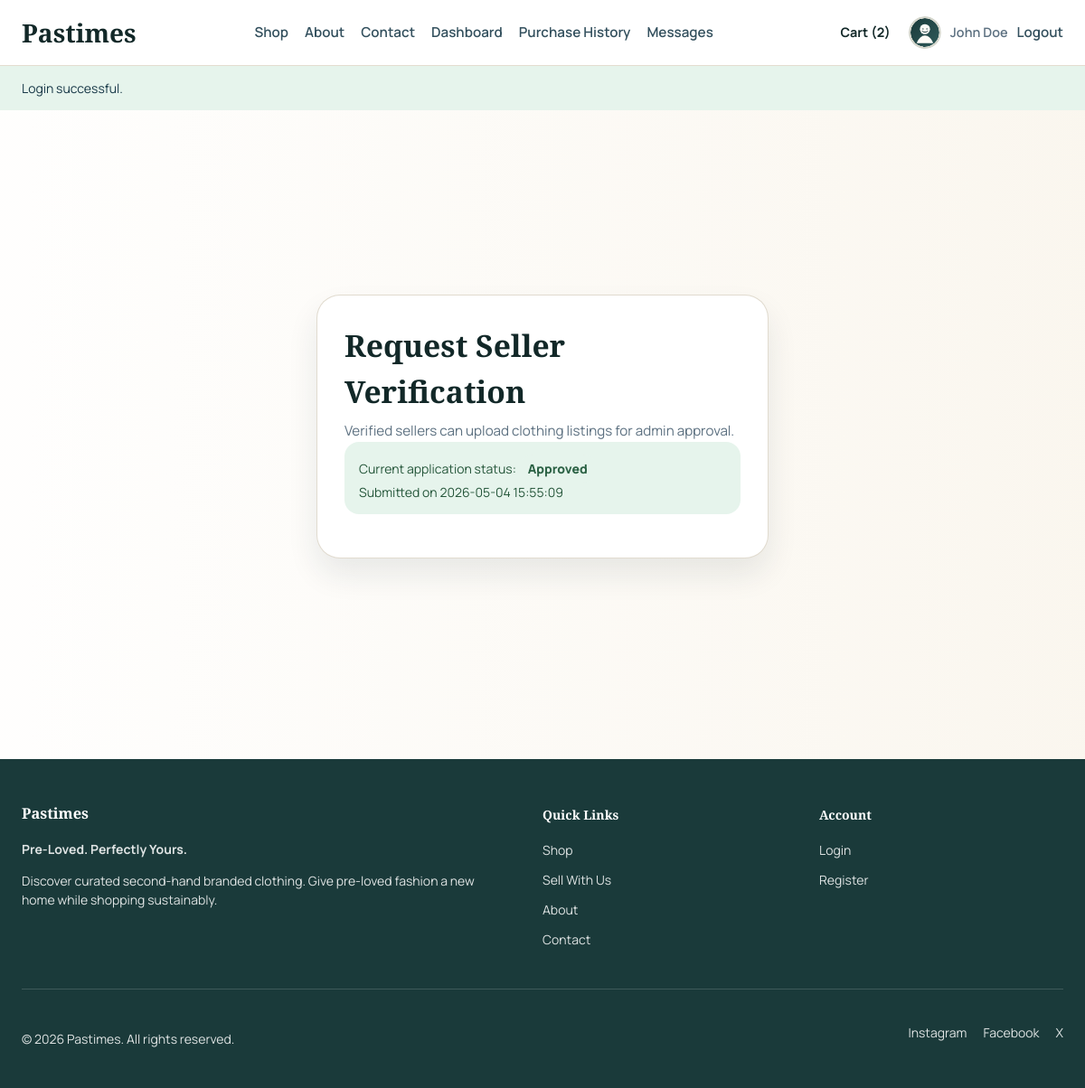
Page /request-seller.php (signed in) on the committed database.
### tables this page shows
CREATE TABLE IF NOT EXISTS `tbluser` (
  `user_id` int(11) NOT NULL AUTO_INCREMENT,
  `full_name` varchar(120) NOT NULL,
  `first_name` varchar(60) NOT NULL,
  `last_name` varchar(60) NOT NULL,
  `username` varchar(60) NOT NULL,
  `email` varchar(120) NOT NULL,
  `password_hash` varchar(255) NOT NULL,
  `phone_number` varchar(20) DEFAULT NULL,
  `profile_image_path` varchar(255) DEFAULT NULL,
  `role` enum('customer','seller','admin') NOT NULL DEFAULT 'customer',
  `customer_status` enum('pending','verified','rejected') NOT NULL DEFAULT 'pending',
  `seller_status` enum('none','pending','approved','rejected') NOT NULL DEFAULT 'none',
  `is_active` tinyint(1) NOT NULL DEFAULT 1,
  `created_at` timestamp NOT NULL DEFAULT current_timestamp(),
  `updated_at` timestamp NOT NULL DEFAULT current_timestamp() ON UPDATE current_timestamp(),
  PRIMARY KEY (`user_id`),
  UNIQUE KEY `username` (`username`),
  UNIQUE KEY `email` (`email`)
);

CREATE TABLE IF NOT EXISTS `tblsellerapplication` (
  `application_id` int(11) NOT NULL AUTO_INCREMENT,
  `user_id` int(11) NOT NULL,
  `id_number` varchar(20) NOT NULL,
  `motivation` text NOT NULL,
  `status` enum('pending','approved','rejected') NOT NULL DEFAULT 'pending',
  `admin_id` int(11) DEFAULT NULL,
  `created_at` timestamp NOT NULL DEFAULT current_timestamp(),
  `reviewed_at` timestamp NULL DEFAULT NULL,
  PRIMARY KEY (`application_id`),
  KEY `fk_application_user` (`user_id`),
  KEY `fk_application_admin` (`admin_id`)
);

### includes/Marketplace.php (called while the page is built, shortened)
<?php
final class Cart
{
    public static function getSessionCart(): array
    {
        $scopeKey = self::cartScopeKey();
        if ($_SESSION['cart_buckets'][$scopeKey] === []) {
            self::loadDatabaseCartIfNeeded();
        }
        return $_SESSION['cart_buckets'][$scopeKey];
    }
    public static function getCartCount(): int
    {
        return array_sum(self::getSessionCart());
    }
    private static function loadDatabaseCartIfNeeded(): void
    {
        $user = current_user();
        $scopeKey = self::cartScopeKey((int) $user['user_id']);
        try {
            $rows = db_all('SELECT clothes_id, quantity FROM tblCartItem WHERE user_id = ? ORDER BY cart_id ASC', 'i', [(int) $user['user_id']]);
            $cart = [];
            foreach ($rows as $row) {
                $cart[(int) $row['clothes_id']] = (int) $row['quantity'];
            }
        } catch (Throwable $exception) {
        }
    }
    private static function saveSessionCart(array $cart, ?string $scopeKey = null): void
    {
        $scopeKey = $scopeKey ?? self::cartScopeKey();
        foreach ($cart as $productId => $quantity) {
            $productId = (int) $productId;
            $quantity = (int) $quantity;
        }
    }
    private static function cartScopeKey(?int $userId = null): string
    {
        if ($userId === null) {
            $currentUser = current_user();
            $userId = (int) ($currentUser['user_id'] ?? 0);
        }
        return $userId > 0 ? 'user_' . $userId : 'guest';
    }
}

### request-seller.php (the view, shortened to what this page needs)
<?php
$user = require_user_login();
$existingApplication = db_one('SELECT * FROM tblSellerApplication WHERE user_id = ? ORDER BY created_at DESC LIMIT 1', 'i', [(int) $user['user_id']]);
require_once __DIR__ . '/includes/header.php';
?>
<section class="auth-section">
    <div class="auth-card auth-card-wide">
        <h1>Request Seller Verification</h1>
        <p>Verified sellers can upload clothing listings for admin approval.</p>
        <?php if ($existingApplication && ($existingApplication['status'] ?? '') !== 'rejected'): ?>
            <div class="inline-alert inline-alert-success">
                Current application status: <?= status_badge($existingApplication['status']); ?><br>
                Submitted on <?= e($existingApplication['created_at']); ?>
            </div>
        <?php elseif ($existingApplication && ($existingApplication['status'] ?? '') === 'rejected'): ?>
            <div class="inline-alert">
                Your previous application was rejected. You may submit a new request below.
            </div>
        <?php endif; ?>
    </div>
</section>
<?php require_once __DIR__ . '/includes/footer.php'; ?>

### includes/header.php (shortened to what this page needs)
<?php
$user = current_user();
$admin = current_admin();
$flash = get_flash();
$currentPath = basename(parse_url($_SERVER['REQUEST_URI'] ?? '', PHP_URL_PATH) ?: '');
$stylesVersion = @filemtime(__DIR__ . '/../css/styles.css') ?: time();
?>
<!DOCTYPE html>
<html lang="en">
<head>
    <link rel="stylesheet" href="<?= e(app_url('css/styles.css?v=' . $stylesVersion)); ?>">
</head>
<body>
<header class="site-header">
    <div class="container nav-shell">
        <a class="brand-mark" href="<?= e(app_url('index.php')); ?>">Pastimes</a>
        <nav class="site-nav">
            <a class="nav-link<?= $currentPath === 'shop.php' ? ' is-active' : ''; ?>" href="<?= e(app_url('shop.php')); ?>">Shop</a>
            <a class="nav-link<?= $currentPath === 'about.php' ? ' is-active' : ''; ?>" href="<?= e(app_url('about.php')); ?>">About</a>
            <a class="nav-link<?= $currentPath === 'contact.php' ? ' is-active' : ''; ?>" href="<?= e(app_url('contact.php')); ?>">Contact</a>
            <?php if ($user): ?>
                <a class="nav-link<?= $currentPath === 'dashboard.php' ? ' is-active' : ''; ?>" href="<?= e(app_url('dashboard.php')); ?>">Dashboard</a>
                <a class="nav-link<?= $currentPath === 'purchase-history.php' ? ' is-active' : ''; ?>" href="<?= e(app_url('purchase-history.php')); ?>">Purchase History</a>
                <a class="nav-link<?= $currentPath === 'messages.php' ? ' is-active' : ''; ?>" href="<?= e(app_url('messages.php')); ?>">Messages</a>
            <?php endif; ?>
        </nav>
        <div class="nav-actions">
            <a class="cart-link" href="<?= e(app_url('cart.php')); ?>">Cart (<?= e((string) cart_count()); ?>)</a>
            <?php if ($admin): ?>
                <a class="button button-dark button-small admin-top-button" href="<?= e(app_url('admin/index.php')); ?>">Admin Panel</a>
                <a class="button button-light button-small header-action-button" href="<?= e(app_url('admin/messages.php')); ?>">Admin Messages</a>
                <span class="nav-user">Admin <?= e($admin['full_name']); ?></span>
                <a class="nav-link" href="<?= e(app_url('logout.php?scope=admin')); ?>">Logout</a>
            <?php elseif ($user): ?>
                <span class="nav-user nav-user-with-avatar">
                    <span class="nav-avatar-frame">
                        <img class="nav-avatar" src="<?= e(app_url(user_avatar_path($user))); ?>" alt="<?= e($user['full_name']); ?> profile picture">
                    </span>
                    <span><?= e($user['full_name']); ?></span>
                </span>
                <a class="nav-link" href="<?= e(app_url('logout.php')); ?>">Logout</a>
            <?php endif; ?>
        </div>
    </div>
</header>
<?php if ($flash): ?>
    <div class="flash flash-<?= e($flash['type']); ?>">
        <div class="container">
            <?= e($flash['message']); ?>
        </div>
    </div>
<?php endif; ?>
<main class="page-shell">

### includes/functions.php (shortened to what this page needs)
<?php
function app_url(string $path = ''): string
{
    $suffix = ltrim($path, '/');
    $base = defined('APP_URL_BASE') ? APP_URL_BASE : '';
    return $suffix === '' ? ($base ?: '/') : ($base . '/' . $suffix);
}
function e(?string $value): string
{
    return htmlspecialchars((string) $value, ENT_QUOTES, 'UTF-8');
}
function get_flash(): ?array
{
    $flash = $_SESSION['flash'];
    return $flash;
}
function db(): mysqli
{
    static $connection = null;
    if ($connection instanceof mysqli) {
        return $connection;
    }
    $connection = getDBConnection(true);
    return $connection;
}
function bind_params(mysqli_stmt $statement, string $types, array &$params): void
{
    $bindParams = [$types];
    foreach ($params as $key => &$value) {
        $bindParams[] = &$value;
    }
    call_user_func_array([$statement, 'bind_param'], $bindParams);
}
function db_one(string $sql, string $types = '', array $params = []): ?array
{
    $statement = db()->prepare($sql);
    if ($types !== '' && $params !== []) {
        bind_params($statement, $types, $params);
    }
    $statement->execute();
    $result = $statement->get_result();
    $row = $result ? $result->fetch_assoc() : null;
    return $row ?: null;
}
function db_all(string $sql, string $types = '', array $params = []): array
{
    $statement = db()->prepare($sql);
    if ($types !== '' && $params !== []) {
        bind_params($statement, $types, $params);
    }
    $statement->execute();
    $result = $statement->get_result();
    $rows = $result ? $result->fetch_all(MYSQLI_ASSOC) : [];
    return $rows;
}
function current_user(): ?array
{
    return db_one('SELECT * FROM tblUser WHERE user_id = ?', 'i', [(int) $_SESSION['user_id']]);
}
function current_admin(): ?array
{
    if (!isset($_SESSION['admin_id'])) {
        return null;
    }
    return db_one('SELECT * FROM tblAdmin WHERE admin_id = ?', 'i', [(int) $_SESSION['admin_id']]);
}
function require_user_login(): array
{
    $user = current_user();
    return $user;
}
function cart_count(): int
{
    return Cart::getCartCount();
}
function status_badge(string $status): string
{
    $safe = strtolower($status);
    return '<span class="badge badge-' . e($safe) . '">' . e(ucfirst($status)) . '</span>';
}
function user_avatar_path(array $user): string
{
    $imagePath = str_replace('\\', '/', trim((string) ($user['profile_image_path'] ?? '')));
    return 'assets/images/uploads/default-avatar.svg';
}

### css/styles.css (style rules this page uses)
:root { --color-deep-teal: #1A3A3A; --color-deep-teal-strong: #122828; --color-soft-cream: #FDFBF7; --color-soft-band: #f5efe5; --color-sand: #D4A373; --color-sand-dark: #E76F51; --color-border: #e3dccf; --color-text: #173847; --color-muted: #5c7080; --color-white: #ffffff; --shadow-card: 0 18px 34px rgba(21, 46, 52, 0.09); --radius-large: 26px; --radius-medium: 18px; --radius-small: 12px; }
*, *::before, *::after { box-sizing: border-box; }
body { margin: 0; font-family: 'Manrope', sans-serif; font-size: 14px; background: var(--color-soft-cream); color: var(--color-text); line-height: 1.5; overflow-x: hidden; }
img { display: block; max-width: 100%; }
a { color: inherit; text-decoration: none; }
.container { width: min(1280px, calc(100% - 48px)); margin: 0 auto; }
.page-shell { min-height: 60vh; }
.site-header { position: sticky; top: 0; z-index: 40; background: rgba(255, 255, 255, 0.96); border-bottom: 1px solid var(--color-border); backdrop-filter: blur(10px); }
.nav-shell { display: flex; align-items: center; justify-content: space-between; min-height: 72px; gap: 24px; }
.brand-mark, h1, h2, h3, h4 { font-family: 'Playfair Display', serif; }
.brand-mark { font-size: 1.75rem; font-weight: 800; color: var(--color-deep-teal-strong); }
.site-nav, .nav-actions { display: flex; align-items: center; gap: 18px; flex-wrap: wrap; }
.nav-link { font-size: 0.95rem; font-weight: 600; color: var(--color-text); opacity: 0.88; }
.cart-link { font-size: 1.5rem; }
.section-heading h2, .page-title-block h1, .dashboard-head h1, .auth-card h1 { margin: 0; font-size: clamp(1.65rem, 2.8vw, 2.7rem); color: var(--color-deep-teal-strong); }
.section-heading p, .page-title-block p, .dashboard-head p, .auth-card p { margin: 8px auto 0; color: var(--color-muted); font-size: 0.95rem; }
.product-card, .feature-card, .dashboard-card, .summary-card, .quote-card, .auth-card, .filters-panel { background: var(--color-white); border: 1px solid rgba(218, 210, 196, 0.8); border-radius: var(--radius-large); box-shadow: var(--shadow-card); }
.flash { padding: 14px 0; }
.flash-success { background: #e6f4ec; }
.inline-alert { margin-bottom: 18px; padding: 14px 16px; border-radius: 16px; background: #fff1da; color: #7a4f1a; }
.inline-alert-success { background: #e6f4ec; color: #25563a; }
.auth-section { min-height: calc(100vh - 82px); display: grid; place-items: center; padding: 36px 20px 54px; background: linear-gradient(90deg, rgba(255, 255, 255, 0.8), rgba(250, 246, 238, 0.94)); }
.auth-card { width: min(430px, 100%); padding: 30px; }
.auth-card-wide { width: min(500px, 100%); }
.nav-user { color: var(--color-muted); font-weight: 600; font-size: 0.9rem; }
.nav-user-with-avatar { display: inline-flex; align-items: center; gap: 10px; }
.nav-avatar-frame { width: 36px !important; height: 36px !important; aspect-ratio: 1 / 1; flex: 0 0 36px !important; display: inline-flex; align-items: center; justify-content: center; border-radius: 50% !important; clip-path: circle(50% at 50% 50%); overflow: hidden !important; background: var(--color-soft-band); border: 2px solid rgba(31, 74, 72, 0.16); }
.nav-avatar { width: 100% !important; height: 100% !important; border-radius: 50% !important; clip-path: circle(50% at 50% 50%); object-fit: cover !important; display: block !important; max-width: none !important; max-height: none !important; background: var(--color-soft-band); }
.nav-actions { gap: 10px; }
.nav-actions .cart-link { min-height: 36px; padding: 0 10px; border-radius: 999px; display: inline-flex; align-items: center; justify-content: center; font-size: 0.9rem; font-weight: 700; color: var(--color-deep-teal-strong); }
.alert, .inline-alert { margin-bottom: 18px; padding: 14px 16px; border-radius: 16px; background: #fff1da; color: #7a4f1a; }
.alert-success, .inline-alert-success, .flash-info { background: #e6f4ec; color: #25563a; }
.badge { display: inline-flex; align-items: center; justify-content: center; min-width: 82px; padding: 5px 10px; border-radius: 999px; font-weight: 800; text-transform: capitalize; }
.badge-verified, .badge-approved, .badge-active, .badge-delivered { background: #e6f4ec; color: #2c6245; }

### rows in the picture
tbluser: full_name "John Doe"
tblsellerapplication: status "Approved", created_at "2026-05-04 15:55:09"

### other values in the picture
cart_count() "2"
$flash['message'] "Login successful."
